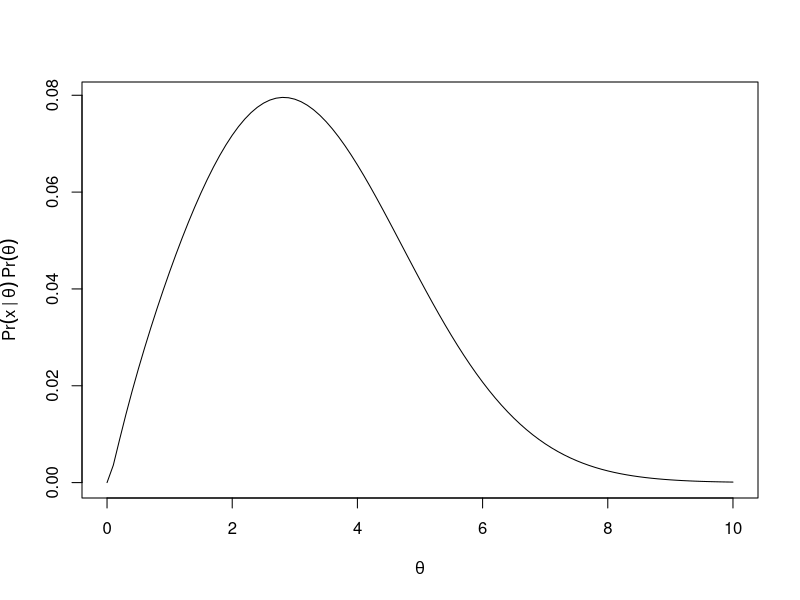
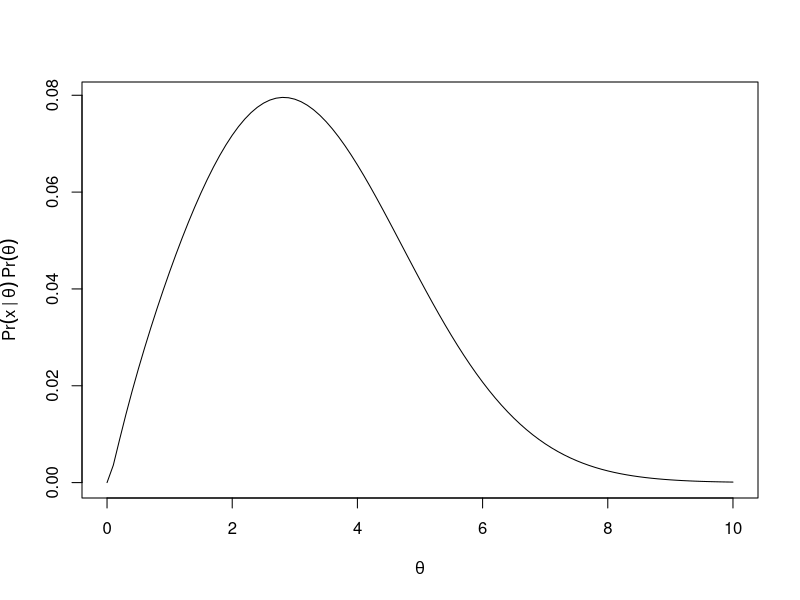
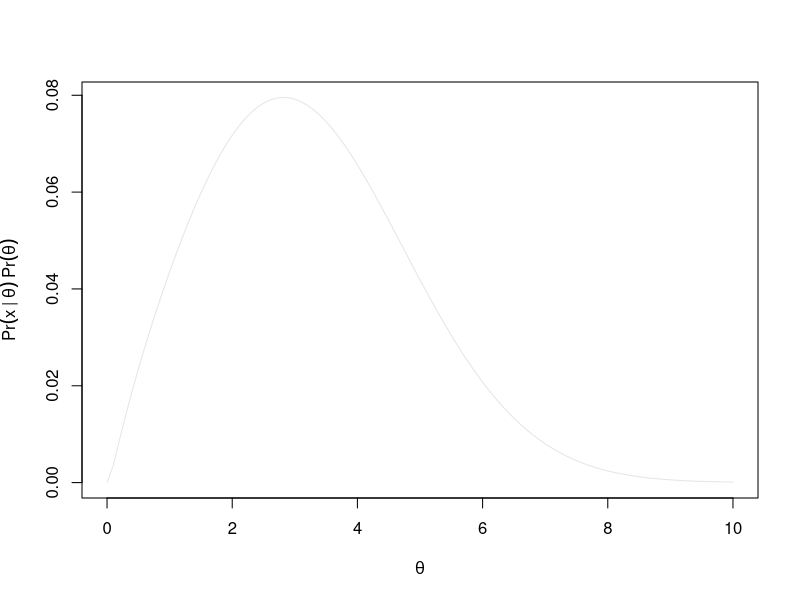
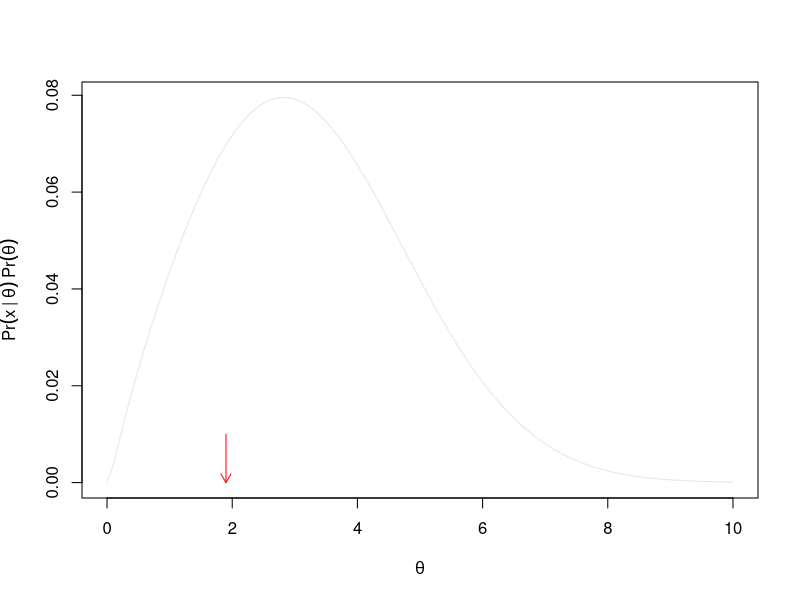
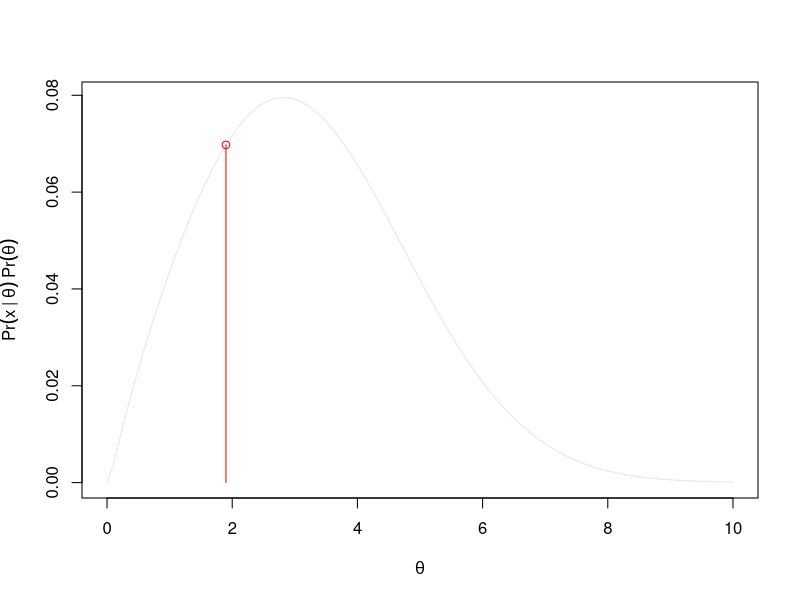
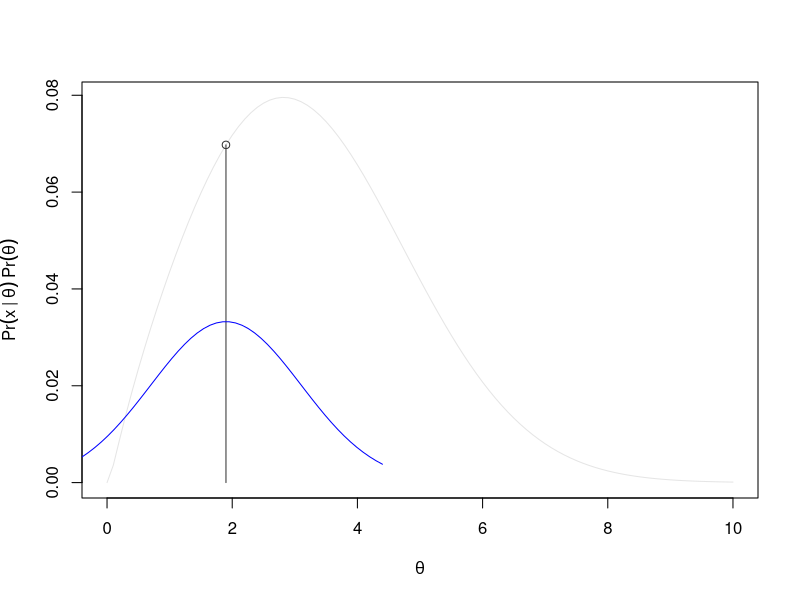
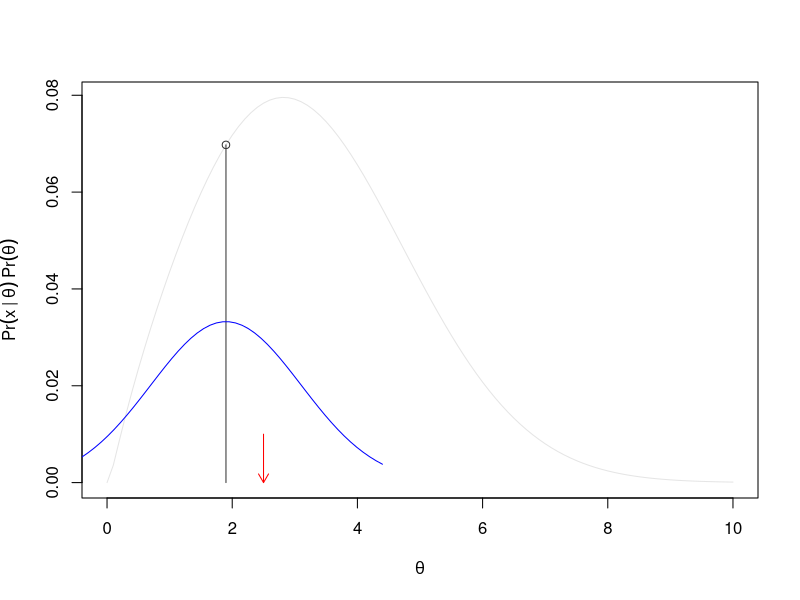
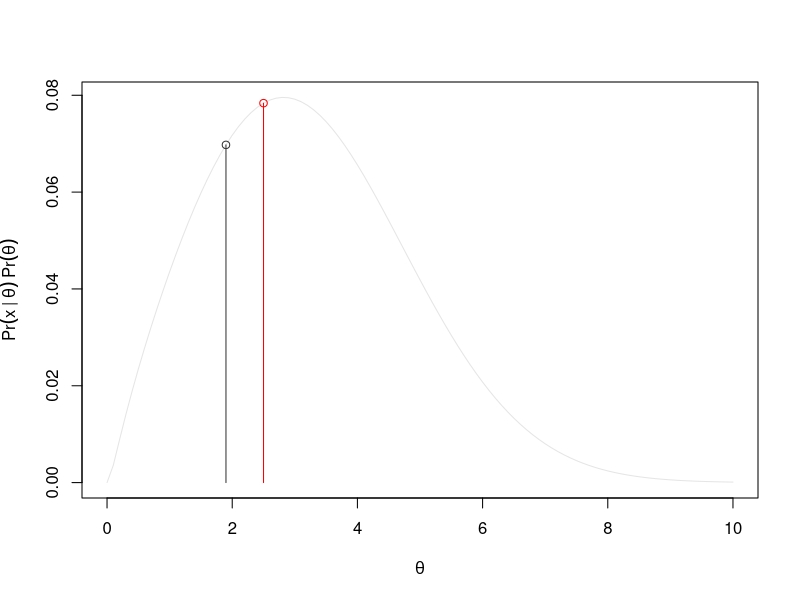

The R source for these figures, in order:
## ---- chunk 1
#| include: false

# library(rethinking)
## ---- chunk 2
posterior <- function(x){
  10*dlnorm(x, meanlog=3, sdlog=1.5)*dnorm(x,mean=3, sd=2)
}
proposal <- function(x){
  dnorm(x, 0,1.2)/20
}
## ---- chunk 3
curve(posterior, 
      from=0, to=10, 
      xlab=expression(theta), 
      ylab=expression(Pr(x~"|"~theta)~Pr(theta)))
## ---- chunk 4
curve(posterior, 
      from=0, to=10, 
      xlab=expression(theta), 
      ylab=expression(Pr(x~"|"~theta)~Pr(theta)))
## ---- chunk 5
curve(posterior, col = "gray90",
      from=0, to=10, 
      xlab=expression(theta), 
      ylab=expression(Pr(x~"|"~theta)~Pr(theta)))
## ---- chunk 6
curve(posterior, col = "gray90",
      from=0, to=10, 
      xlab=expression(theta), 
      ylab=expression(Pr(x~"|"~theta)~Pr(theta)))
arrows(x0=1.9, y0=0, y1=0.01, length=1/10, col="red", code = 1)
## ---- chunk 7
curve(posterior, col = "gray90",
      from=0, to=10, 
      xlab=expression(theta), 
      ylab=expression(Pr(x~"|"~theta)~Pr(theta)))
segments(x0=1.9, y0=0, y1=posterior(1.9), col="red")
points(x=1.9, y=posterior(1.9), col="red")
## ---- chunk 8
curve(posterior, col = "gray90",
      from=0, to=10, 
      xlab=expression(theta), 
      ylab=expression(Pr(x~"|"~theta)~Pr(theta)))
segments(x0=1.9, y0=0, y1=posterior(1.9), col="grey20")
points(x=1.9, y=posterior(1.9), col="grey20")
xs <- seq(-2.5,2.5, length.out=50)
points(x=xs+1.9, 
       y=2*proposal(xs), 
       type="l", col="blue")
## ---- chunk 9
curve(posterior, col = "gray90",
      from=0, to=10, 
      xlab=expression(theta), 
      ylab=expression(Pr(x~"|"~theta)~Pr(theta)))
segments(x0=1.9, y0=0, y1=posterior(1.9), col="grey20")
points(x=1.9, y=posterior(1.9), col="grey20")
xs <- seq(-2.5,2.5, length.out=50)
points(x=xs+1.9, 
       y=2*proposal(xs), 
       type="l", col="blue")
arrows(x0=2.5, y0=0, y1=0.01, length=1/10, col="red", code = 1)
## ---- chunk 10
curve(posterior, , col = "gray90",
      from=0, to=10, 
      xlab=expression(theta), 
      ylab=expression(Pr(x~"|"~theta)~Pr(theta)))
segments(x0=1.9, y0=0, y1=posterior(1.9), col="grey20")
points(x=1.9, y=posterior(1.9), col="grey20")
xs <- seq(-2.5,2.5, length.out=50)

segments(x0=2.5, y0=0, y1=posterior(2.5), col="red")
points(x=2.5, y=posterior(2.5), col="red")
## ---- chunk 11
curve(posterior, , col = "gray90",
      from=0, to=10, 
      xlab=expression(theta), 
      ylab=expression(Pr(x~"|"~theta)~Pr(theta)))
segments(x0=1.9, y0=0, y1=posterior(1.9), col="grey20")
points(x=1.9, y=posterior(1.9), col="grey20")
xs <- seq(-2.5,2.5, length.out=50)

segments(x0=2.5, y0=0, y1=posterior(2.5), col="red")
points(x=2.5, y=posterior(2.5), col="red")
## ---- chunk 12
curve(posterior, col = "gray90",
      from=0, to=10, 
      xlab=expression(theta), 
      ylab=expression(Pr(x~"|"~theta)~Pr(theta)))
segments(x0=1.9, y0=0, y1=posterior(1.9), col="grey20")
points(x=1.9, y=posterior(1.9), col="grey20")
xs <- seq(-2.5,2.5, length.out=50)

segments(x0=2.5, y0=0, y1=posterior(2.5), col="red")
points(x=2.5, y=posterior(2.5), col="red")
## ---- chunk 13
curve(posterior, col = "gray90",
      from=0, to=10, 
      xlab=expression(theta), 
      ylab=expression(Pr(x~"|"~theta)~Pr(theta)))
segments(x0=1.9, y0=0, y1=posterior(1.9), col="grey")
segments(x0=2.5, y0=0, y1=posterior(2.5), col="gray20")
points(x=2.5, y=posterior(2.5), col="gray20")
points(x=xs+2.5, 
       y=2*proposal(xs), 
       type="l", col="blue")

## ---- chunk 14
curve(posterior, col = "gray90",
      from=0, to=10, 
      xlab=expression(theta), 
      ylab=expression(Pr(x~"|"~theta)~Pr(theta)))
segments(x0=1.9, y0=0, y1=posterior(1.9), col="grey")
segments(x0=2.5, y0=0, y1=posterior(2.5), col="gray20")
points(x=2.5, y=posterior(2.5), col="gray20")
points(x=xs+2.5, 
       y=2*proposal(xs), 
       type="l", col="blue")
arrows(x0=4.2, y0=0, y1=0.01, length=1/10, col="red", code = 1)
## ---- chunk 15
curve(posterior, col = "gray90",
      from=0, to=10, 
      xlab=expression(theta), 
      ylab=expression(Pr(x~"|"~theta)~Pr(theta)))
segments(x0=1.9, y0=0, y1=posterior(1.9), col="grey")
segments(x0=2.5, y0=0, y1=posterior(2.5), col="gray20")
points(x=2.5, y=posterior(2.5), col="gray20")
# points(x=xs+2.5, 
#        y=proposal(xs), 
#        type="l", col="blue")
segments(x0=4.2, y0=0, y1=posterior(4.2), col="red")
points(x=4.2, y=posterior(4.2), col = "red")
## ---- chunk 16
curve(posterior, col = "gray90",
      from=0, to=10, 
      xlab=expression(theta), 
      ylab=expression(Pr(x~"|"~theta)~Pr(theta)))
segments(x0=1.9, y0=0, y1=posterior(1.9), col="grey")
segments(x0=2.5, y0=0, y1=posterior(2.5), col="gray20")
points(x=2.5, y=posterior(2.5), col="gray20")
points(x=xs+2.5, 
       y=2*proposal(xs), 
       type="l", col="blue")
arrows(x0=3.1, y0=0, y1=0.01, length=1/10, col="red", code = 1)
## ---- chunk 17
curve(posterior, col = "gray90",
      from=0, to=10, 
      xlab=expression(theta), 
      ylab=expression(Pr(x~"|"~theta)~Pr(theta)))
segments(x0=1.9, y0=0, y1=posterior(1.9), col="grey")
segments(x0=2.5, y0=0, y1=posterior(2.5), col="gray20")
points(x=2.5, y=posterior(2.5), col="gray20")
# points(x=xs+2.5, 
#        y=proposal(xs), 
#        type="l", col="blue")
segments(x0=3.1, y0=0, y1=posterior(3.1), col="red")
points(x=3.1, y=posterior(3.1), col="red")
## ---- chunk 18

theta = c(1.9, 2.5,  2.5, 3.1)
plot(theta, 
     type="b", 
     xlab="step or iteration", 
     ylab=expression(theta), xaxt="n",
     ylim=c(1, 4))
axis(1, at = seq(1, 4, by = 1))
## ---- chunk 19
x <- seq(0, 8, length.out=1000)
theta <- c(theta, sample(x, size=500, prob=posterior(x)))
plot(theta, 
     type="b", 
     xlab="step or iteration", 
     ylab=expression(theta))
## ---- chunk 20
hist(theta, breaks = 50, xlab=expression(theta), freq = F)
curve(25*dlnorm(x, meanlog=3, sdlog=1.5)*dnorm(x,mean=3, sd=2), add=T)
## ---- chunk 21
curve(posterior, col="gray80",
      from=-1, to=10, 
      xlab=expression(theta), 
      ylab=expression(Pr(x~"|"~theta)~Pr(theta)))
segments(x0=1.9, y0=0, y1=posterior(1.9), col="grey")
segments(x0=2.5, y0=0, y1=posterior(2.5), col="grey")
#points(x=2.5, y=posterior(2.5), col="grey")
segments(x0=3.1, y0=0, y1=posterior(3.1), col="grey")
#points(x=3.1, y=posterior(3.1), col="grey")
segments(x0=1.1, y0=0, y1=posterior(1.1), col="grey20")
points(x=1.1, y=posterior(1.1), col="grey20")
points(x=xs+1.1,
       y=2*proposal(xs),
       type="l", col="blue")
segments(x0=3.1, y0=0, y1=posterior(3.1), col="grey")
arrows(x0=-0.5, y0=0, y1=0.01, length=1/10, col="red", code = 1)

## ---- chunk 22
proposal2 <- function(x, mu){
  dlnorm(x, log(mu), log(2))/20
}
xs <- seq(0, 10, length.out=500)
## ---- chunk 23
curve(posterior, col="gray90",
      from=0, to=10, 
      xlab=expression(theta), 
      ylab=expression(Pr(x~"|"~theta)~Pr(theta)))
segments(x0=1.9, y0=0, y1=posterior(1.9), col="grey")
segments(x0=2.5, y0=0, y1=posterior(2.5), col="grey")
segments(x0=3.1, y0=0, y1=posterior(3.1), col="grey")
segments(x0=1.1, y0=0, y1=posterior(1.1), col="grey")
points(x=1.1, y=posterior(1.1), col="grey")
points(x=xs,
       y=2*proposal2(xs, 1.1),
       type="l", col="blue")
arrows(x0=0.5, y0=0, y1=0.01, length=1/10, col="red", code = 1)

## ---- chunk 24
u <- rnorm(1000,0,1) 
v <- rnorm(1000,0,1) 
theta <- 2 * pi * u 
phi   <- acos(2 * v - 1) 
x <- sin(theta) * cos(phi) 
y <- sin(theta) * sin(phi) 
z <- cos(theta) 
library("lattice") 
cloud(z ~ x + y)
## ---- chunk 25
curve(posterior, 
      from=0, to=10, n=1001,
      xlab=expression(theta), 
      ylab=expression(Pr(x~"|"~theta)~Pr(theta)))
## ---- chunk 26
curve(-log(posterior(x)), 
      from=0, to=10, n=1001,
      xlab=expression(theta), 
      ylab=expression(-log(Pr(x~"|"~theta)~Pr(theta))))
## ---- chunk 27
curve(-log(posterior(x)), col="gray90",
      from=0, to=10, n=1001,
      xlab=expression(theta), 
      ylab=expression(-log(Pr(x~"|"~theta)~Pr(theta))))
## ---- chunk 28
curve(-log(posterior(x)),  col="gray90",
      from=0, to=10, n=1001,
      xlab=expression(theta), 
      ylab=expression(-log(Pr(x~"|"~theta)~Pr(theta))))
points(0.5, -log(posterior(0.5)) +0.1, pch=16, col = "red") 
## ---- chunk 29
curve(-log(posterior(x)),  col="gray90",
      from=0, to=10, n=1001,
      xlab=expression(theta), 
      ylab=expression(-log(Pr(x~"|"~theta)~Pr(theta))))
points(0.5, -log(posterior(0.5)) +0.1, pch=16, col = "red") 
arrows(x0=0.5, x1=0, y0=-log(posterior(0.5)) +0.1, length=1/10, col="red")
## ---- chunk 30
curve(-log(posterior(x)),  col="gray90",
      from=0, to=10, n=1001,
      xlab=expression(theta), 
      ylab=expression(-log(Pr(x~"|"~theta)~Pr(theta))))
points(0.5, -log(posterior(0.5)) +0.1, pch=16, col = rgb(1,0,0, 0.25)) 
points(0.38, -log(posterior(0.38)) +0.1, pch=16, col = rgb(1,0,0, 0.4)) 
points(0.3, -log(posterior(0.3)) +0.1, pch=16, col = rgb(1,0,0, 0.6)) 
points(0.23, -log(posterior(0.23)) +0.1, pch=16, col = rgb(1,0,0, 0.8))
points(0.18, -log(posterior(0.18)) +0.1, pch=16, col = rgb(1,0,0, 1))

## ---- chunk 31
curve(-log(posterior(x)),  col="gray90",
      from=0, to=10, n=1001,
      xlab=expression(theta), 
      ylab=expression(-log(Pr(x~"|"~theta)~Pr(theta))))
points(c(0.5, 0.38, 0.3, 0.23, 0.18,0.6,0.85,1.3,1.85,3.1,4),
       -log(posterior(c(0.5, 0.38, 0.3, 0.23, 0.18,0.6,0.85,1.3,1.85,3.1,4))) +0.1, pch=16, col = rgb(1,0,0, 2:12/12))
## ---- chunk 32
curve(-log(posterior(x)), col="gray90",
      from=0, to=10, n=1001,
      xlab=expression(theta), 
      ylab=expression(-log(Pr(x~"|"~theta)~Pr(theta))))
points(c(0.5, 0.38, 0.3, 0.23, 0.18,0.6,0.85,1.3,1.85,3.1,4),
       -log(posterior(c(0.5, 0.38, 0.3, 0.23, 0.18,0.6,0.85,1.3,1.85,3.1,4))) + 0.05*((-1)^(1:9)), pch=16, col = "red", type="l")
points(c(0.5, 0.38, 0.3, 0.23, 0.18,0.6,0.85,1.3,1.85,3.1,4),
       -log(posterior(c(0.5, 0.38, 0.3, 0.23, 0.18,0.6,0.85,1.3,1.85,3.1,4))) + 0.05*((-1)^(1:9)), pch=16, col = rgb(1,0,0, 2:12/12))

